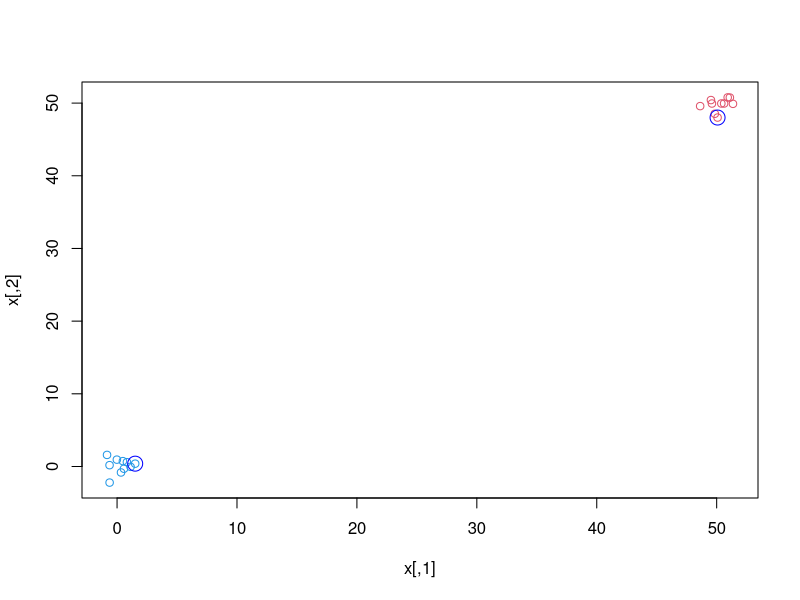
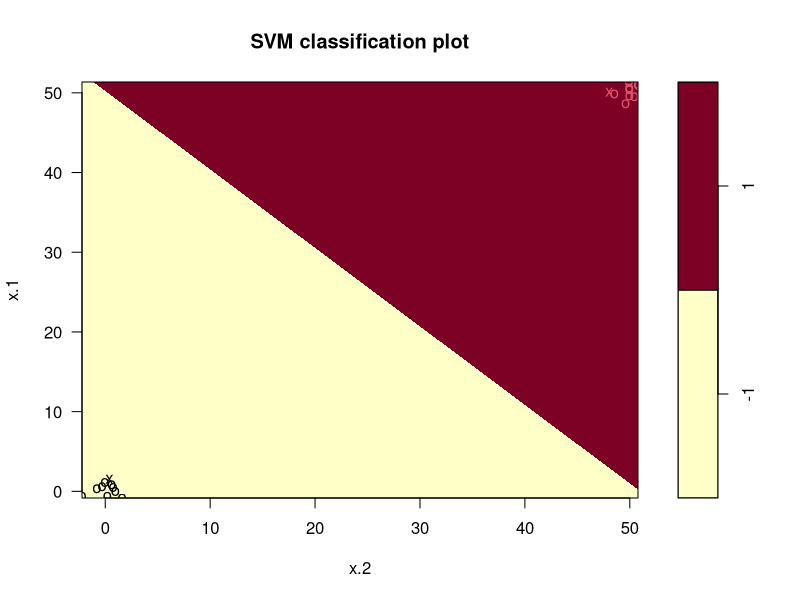
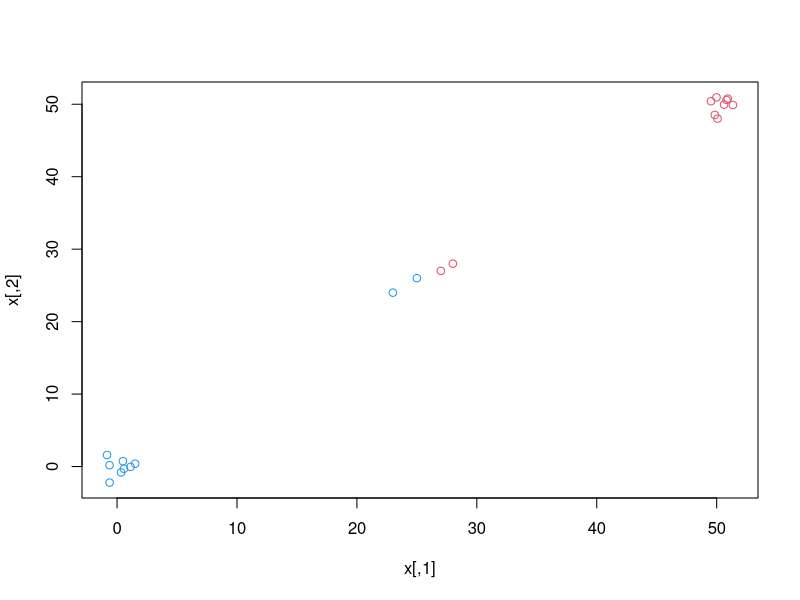
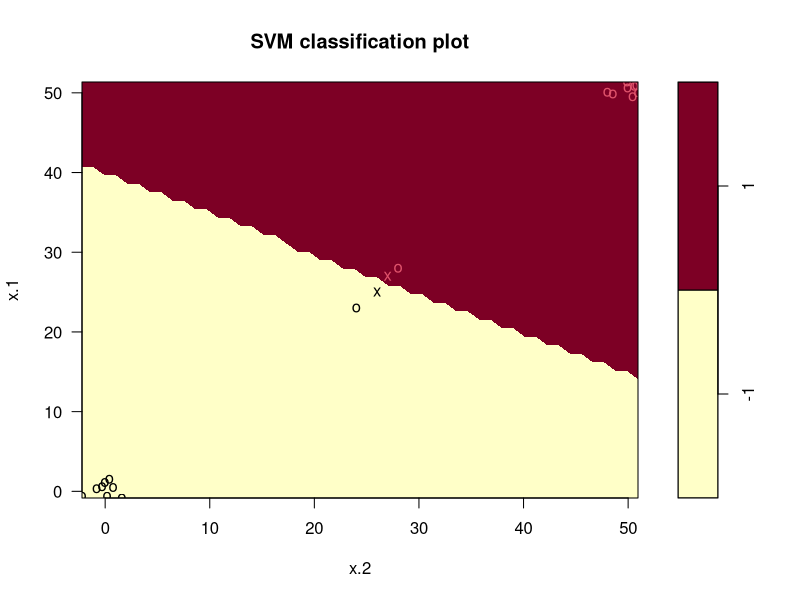
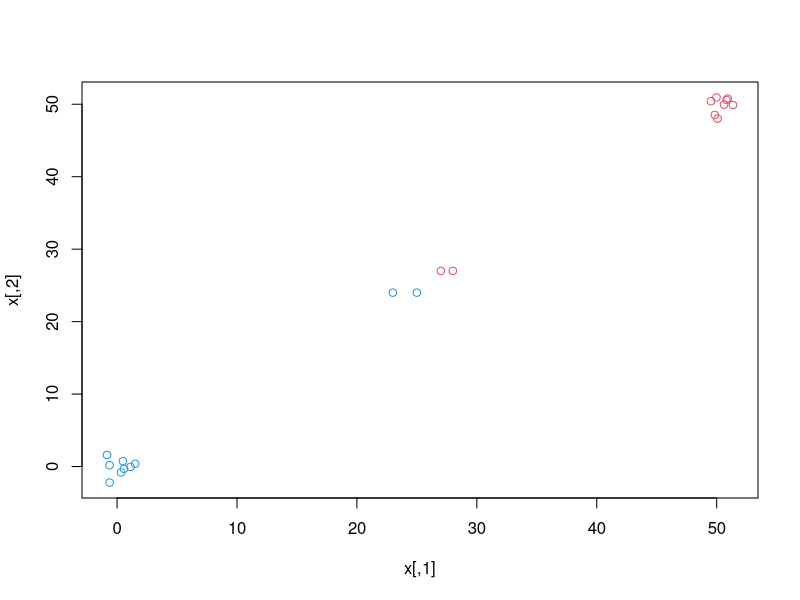
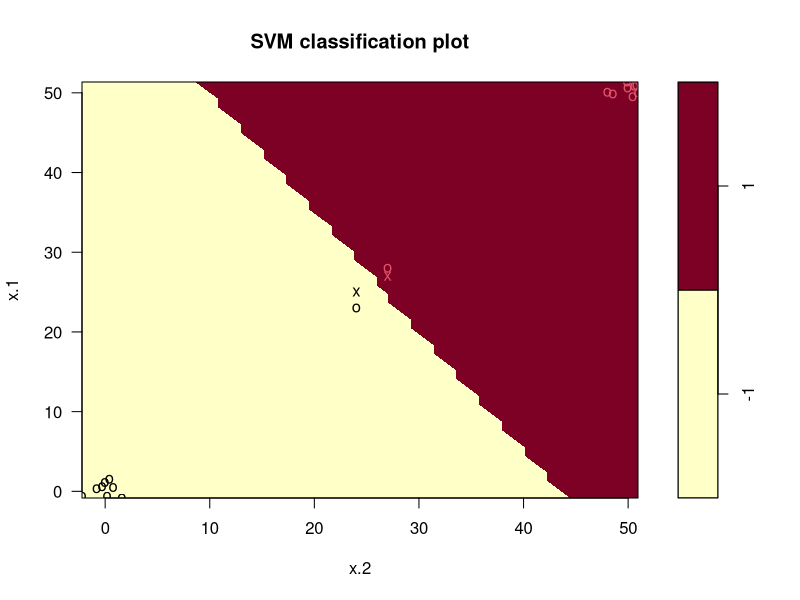
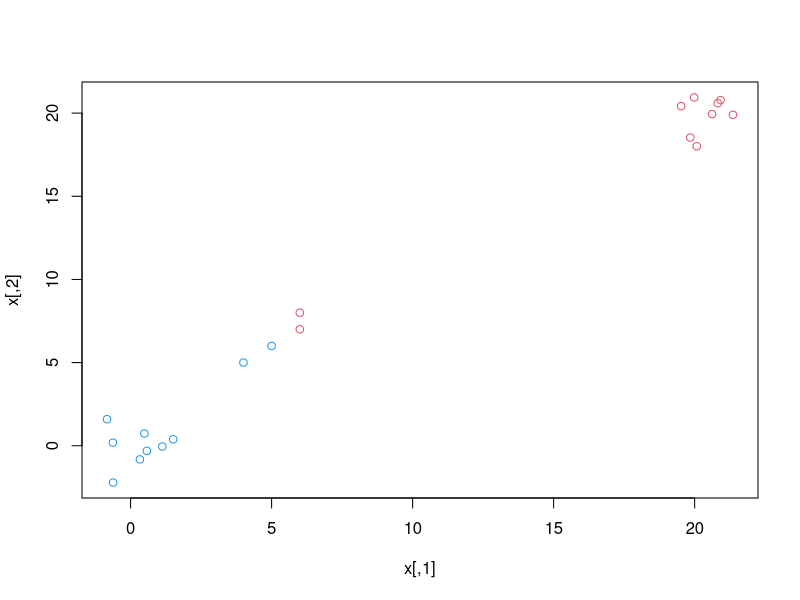
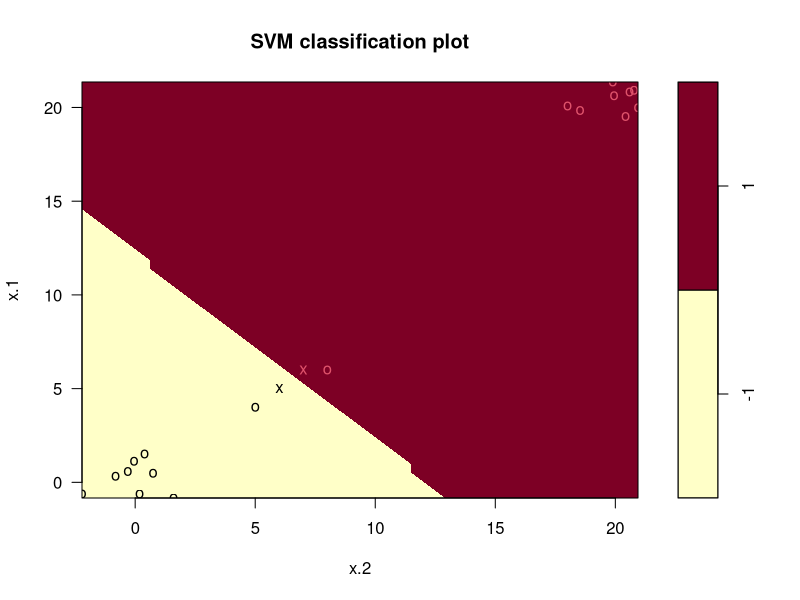

Write the R code that produced these figures, in order.
## ---- chunk 1
library(e1071)
###

set.seed(1)
x <- matrix( c(rnorm(20)  ,rnorm(20,mean=50)) , ncol=2 , byrow=T);
y <- c(rep(-1,10), rep(1,10))
dat <- data.frame(x=x, y=as.factor(y))

svm.fit <- svm(y ~., data=dat, kernel='linear', cost=10, scale=T)
plot(x, col=(3-y))
points(dat[svm.fit$index,c(1,2)],col="blue",cex=2)

plot(svm.fit,dat)

####
set.seed(1)
x <- matrix( c(rnorm(16),23,24,25,26  ,rnorm(16,mean=50), 27,27,28,28) , ncol=2 , byrow=T);
y <- c(rep(-1,10), rep(1,10))

dat <- data.frame(x=x, y=as.factor(y))
svm.fit <- svm(y ~., data=dat, kernel='linear', cost=1, scale=FALSE)

plot(x, col=(3-y))
plot(svm.fit, dat)

##
set.seed(1)
x <- matrix( c(rnorm(16),23,24,25,24  ,rnorm(16,mean=50), 27,27,28,27) , ncol=2 , byrow=T);
y <- c(rep(-1,10), rep(1,10))

dat <- data.frame(x=x, y=as.factor(y))
svm.fit <- svm(y ~., data=dat, kernel='linear', cost=1, scale=FALSE)

plot(x, col=(3-y))
plot(svm.fit, dat)

###

set.seed(1)
x <- matrix( c(rnorm(16),4,5,5,6  ,rnorm(16,mean=20), 6,7,6,8) , ncol=2 , byrow=T);
y <- c(rep(-1,10), rep(1,10))
dat <- data.frame(x=x, y=as.factor(y))
svm.fit <- svm(y ~., data=dat, kernel='linear', cost=100, scale=FALSE)

plot(x, col=(3-y))
plot(svm.fit, dat)



###
set.seed(1)
x <- matrix( c(rnorm(18), 5,5  ,rnorm(18,mean=50),6,6) , ncol=2 , byrow=T);
y <- c(rep(-1,10), rep(1,10))

dat <- data.frame(x=x, y=as.factor(y))
svm.fit <- svm(y ~., data=dat, kernel='linear', cost=10, scale=FALSE)

plot(x, col=(3-y))
plot(svm.fit, dat)

